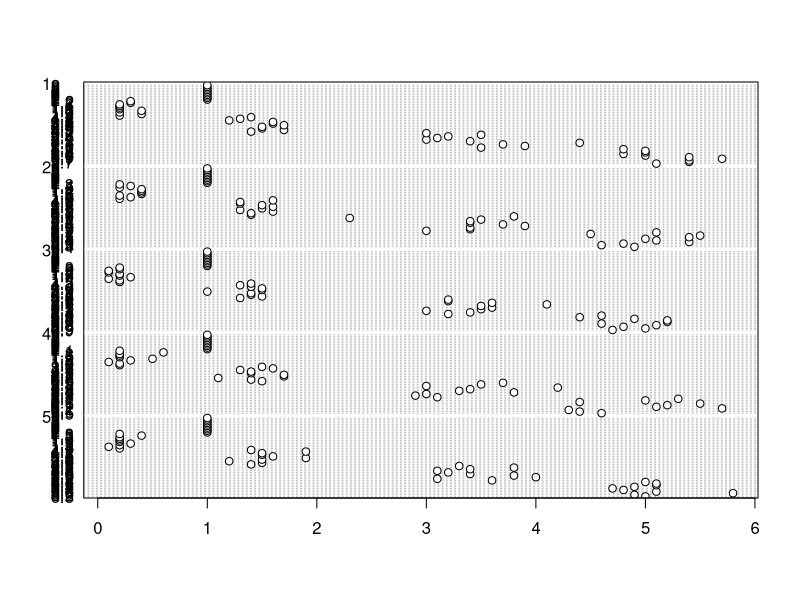
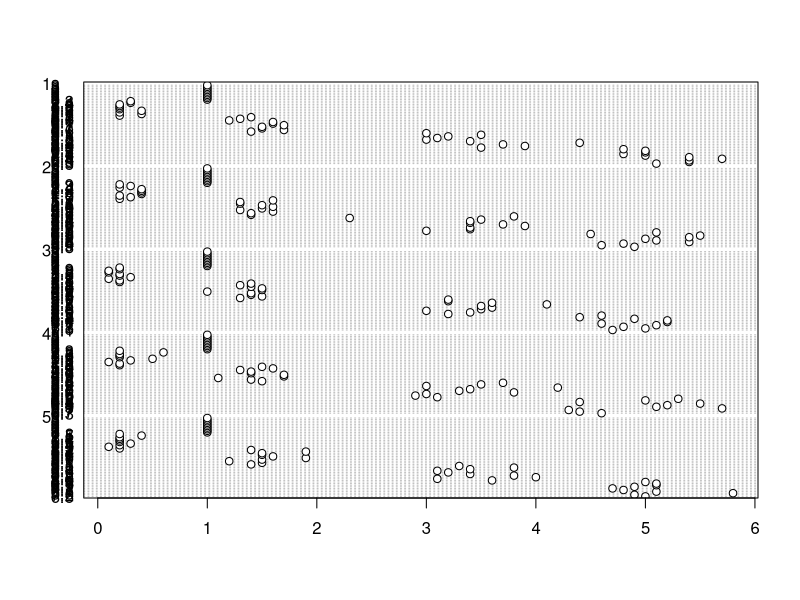
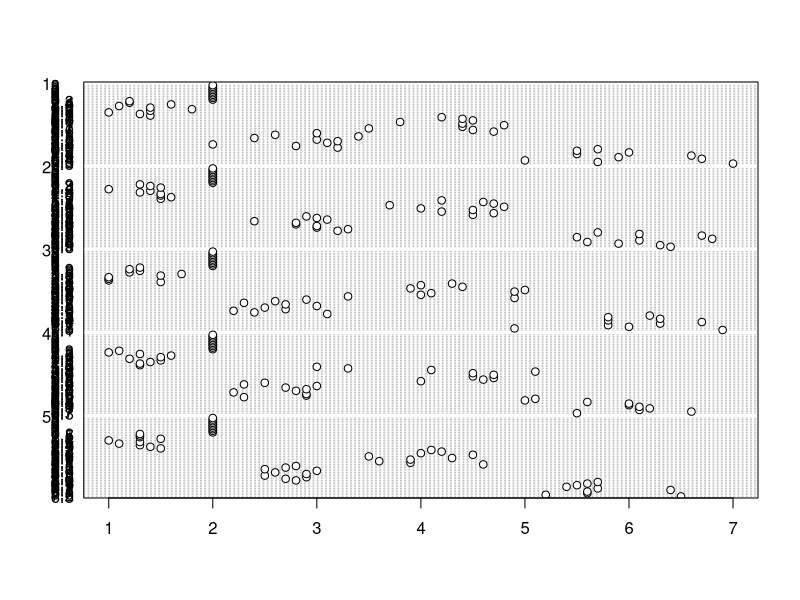
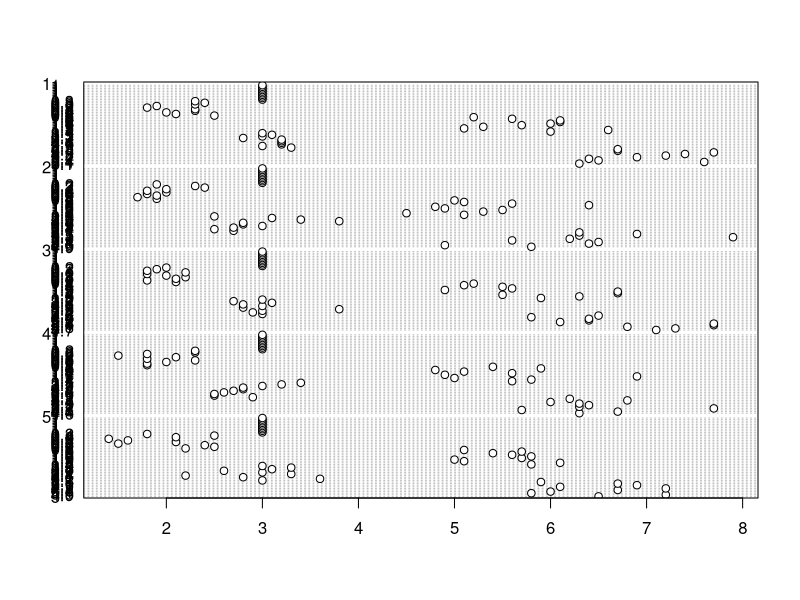
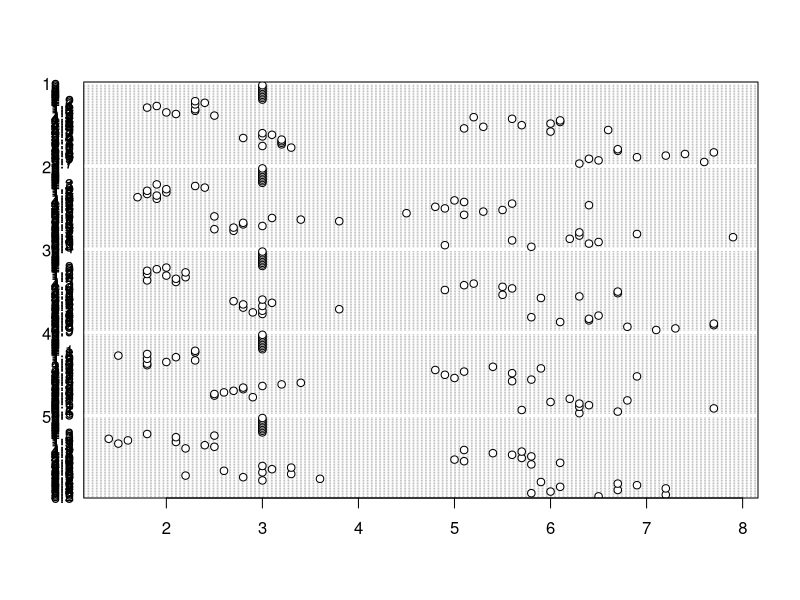

Reproduce these figures in R, in order. (Note: this script raises an error after producing the figures.)
# -*- coding: utf-8 -*-
#Program : Proyecto 2
#Autor: Garcia De Arcos Jose Angel Eduardo ESCOM Student 
#course : Analitica y visualizacion de datos
#Created on Wen Oct 23  2022

#Instalacion de paqueteria necesaria
install.packages("pracma")
library(datasets)
library("dplyr")

#Desarrollo de practica
data(iris)
summary(iris)
#Problema 1
DataFrameIris<- data.frame(iris)
DataSetosa <- iris[1:50,]  
DataVersicolor <- iris[51:100,]
DataVirginica <-  iris[101:150,]   
#Desarrollo de la norma euclidiana
EuclidianaSepaloSetosa <- sqrt(sum(DataSetosa["Sepal.Length"]*DataSetosa["Sepal.Width"]^2))
EuclidianaSepaloVersicolor <- sqrt(sum(DataVersicolor["Sepal.Length"]*DataVersicolor["Sepal.Width"]^2))
EuclidanaSepaloVirginica <- sqrt(sum(DataVirginica["Sepal.Length"]*DataVirginica["Sepal.Width"]^2))

print(paste("El Area del Sepalo para la setosa :",EuclidianaSepaloSetosa))
print(paste("El Area del Sepala para la Versicolor :", EuclidianaSepaloVersicolor))
print(paste("El Area del Sepalo para la virgnica :", EuclidanaSepaloVirginica))

EuclidianaPetaloSetosa <- sqrt(sum(DataSetosa["Petal.Length"]*DataSetosa["Petal.Width"]^2))
EuclidianaPetaloVersicolor <- sqrt(sum(DataVersicolor["Petal.Length"]*DataVersicolor["Petal.Width"]^2))
EuclidianaPetaloVirginica <- sqrt(sum(DataVirginica["Petal.Length"]*DataVirginica["Petal.Width"]^2))

print(paste("El Area del petalo para la setosa :",EuclidianaPetaloSetosa))
print(paste("El Area del petalo para la Versicolor :", EuclidianaPetaloVersicolor))
print(paste("El Area del petalo para la virgnica :", EuclidianaPetaloVirginica))

#Problema 5

MatrizSetosa <- matrix(unlist(DataSetosa), ncol=5, byrow=TRUE)
MatrizVersicolor <- matrix(unlist(DataVersicolor), ncol=5, byrow=TRUE)
MatrizVirginica <- matrix(unlist(DataVirginica), ncol=5, byrow=TRUE)

SetosaVersicolor <- dotchart(MatrizSetosa ,  MatrizVersicolor )
SetosaVirginica <- dotchart(MatrizSetosa ,  MatrizVirginica)
VersicolorVirgiica <- dotchart ( MatrizVersicolor , MatrizVirginica)
VirginicaSetosa <- dotchart( MatrizVirginica , MatrizSetosa )
VirginicaVersicolor <-  dotchart(MatrizVirginica , MatrizVersicolor)
dot
